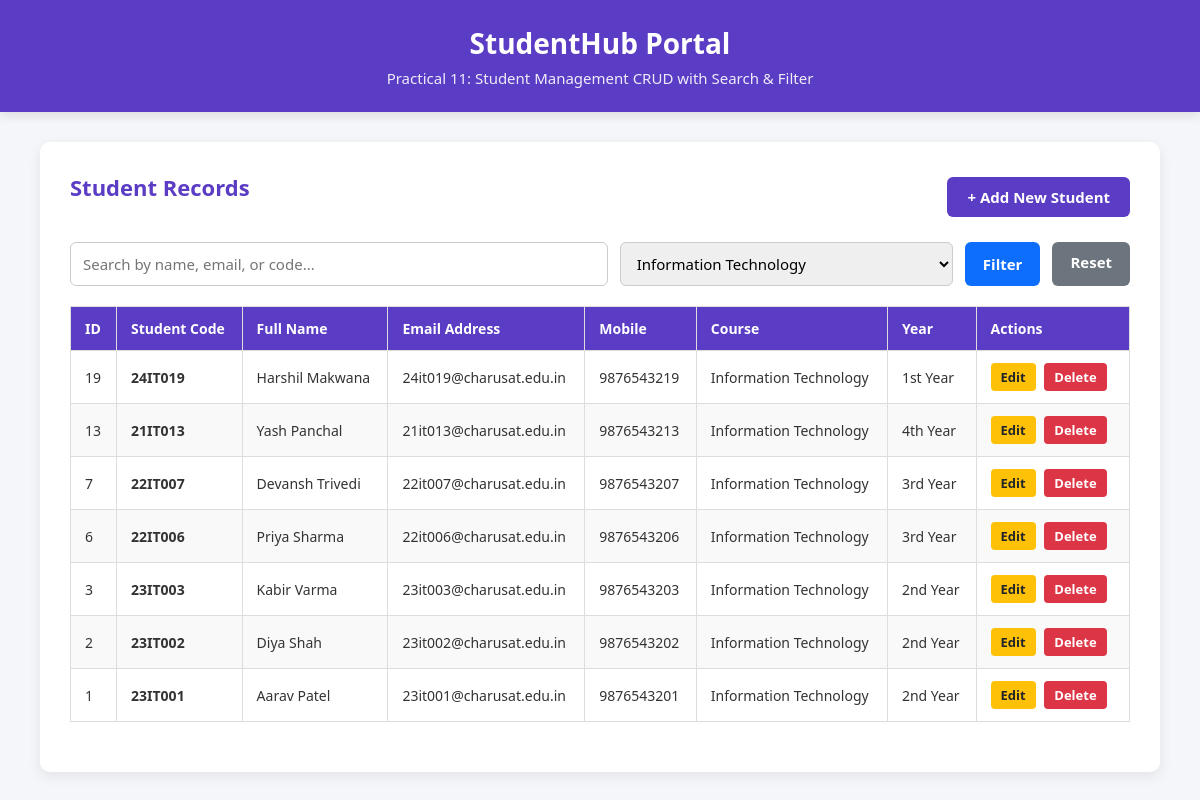
Page /index.php?course=Information Technology on the committed database.
### tables this page shows
CREATE TABLE IF NOT EXISTS students (
    student_id INT AUTO_INCREMENT PRIMARY KEY,
    student_code VARCHAR(20) NOT NULL UNIQUE,
    name VARCHAR(100) NOT NULL,
    email VARCHAR(100) NOT NULL UNIQUE,
    mobile VARCHAR(20) NOT NULL,
    course VARCHAR(50) NOT NULL,
    year VARCHAR(20) NOT NULL,
    created_at TIMESTAMP DEFAULT CURRENT_TIMESTAMP
);

### index.php (the view, shortened to what this page needs)
<?php
require_once "db.php";
$search = trim($_GET["search"] ?? "");
$courseFilter = trim($_GET["course"] ?? "");
$sql = "SELECT * FROM students WHERE 1=1";
$params = [];
$types = "";
if (!empty($courseFilter)) {
    $sql .= " AND course = ?";
    $params[] = $courseFilter;
    $types .= "s";
}
$sql .= " ORDER BY student_id DESC";
$stmt = $conn->prepare($sql);
if (!empty($params)) {
    $stmt->bind_param($types, ...$params);
}
$stmt->execute();
$result = $stmt->get_result();
?>
<!DOCTYPE html>
<html lang="en">
<head>
    <link rel="stylesheet" href="style.css">
</head>
<body>
    <div class="header">
        <h1>StudentHub Portal</h1>
        <p>Practical 11: Student Management CRUD with Search & Filter</p>
    </div>
    <div class="container container-wide">
        <div class="card">
            <div class="table-header">
                <h2>Student Records</h2>
                <a href="add_student.php" class="btn btn-primary">+ Add New Student</a>
            </div>
            <form action="index.php" method="GET" class="filter-form">
                <input type="text" name="search" placeholder="Search by name, email, or code..." value="<?php echo htmlspecialchars($search); ?>">
                <select name="course">
                    <option value="Information Technology" <?php echo $courseFilter === "Information Technology" ? "selected" : ""; ?>>Information Technology</option>
                </select>
                <button type="submit" class="btn btn-search">Filter</button>
                <?php if (!empty($search) || !empty($courseFilter)): ?>
                    <a href="index.php" class="btn btn-reset">Reset</a>
                <?php endif; ?>
            </form>
            <div class="table-responsive">
                <table>
                    <thead>
                        <tr>
                            <th>ID</th>
                            <th>Student Code</th>
                            <th>Full Name</th>
                            <th>Email Address</th>
                            <th>Mobile</th>
                            <th>Course</th>
                            <th>Year</th>
                            <th>Actions</th>
                        </tr>
                    </thead>
                    <tbody>
                        <?php if ($result && $result->num_rows > 0): ?>
                            <?php while ($row = $result->fetch_assoc()): ?>
                                <tr>
                                    <td><?php echo $row["student_id"]; ?></td>
                                    <td><strong><?php echo htmlspecialchars($row["student_code"]); ?></strong></td>
                                    <td><?php echo htmlspecialchars($row["name"]); ?></td>
                                    <td><?php echo htmlspecialchars($row["email"]); ?></td>
                                    <td><?php echo htmlspecialchars($row["mobile"]); ?></td>
                                    <td><?php echo htmlspecialchars($row["course"]); ?></td>
                                    <td><?php echo htmlspecialchars($row["year"]); ?></td>
                                    <td class="action-cell">
                                        <a href="edit_student.php?id=<?php echo $row["student_id"]; ?>" class="btn-sm btn-edit">Edit</a>
                                        <a href="delete_student.php?id=<?php echo $row["student_id"]; ?>" class="btn-sm btn-delete" onclick="return confirm('Are you sure you want to delete this student record?');">Delete</a>
                                    </td>
                                </tr>
                            <?php endwhile; ?>
                        <?php else: ?>
                            <tr>
                                <td colspan="8" style="text-align: center;">No matching student records found.</td>
                            </tr>
                        <?php endif; ?>
                    </tbody>
                </table>
            </div>
        </div>
    </div>
</body>
</html>

### style.css (style rules this page uses)
* { margin: 0; padding: 0; box-sizing: border-box; font-family: "Segoe UI", Tahoma, Geneva, Verdana, sans-serif; }
body { background-color: #f4f6f9; color: #333333; padding-bottom: 40px; }
.header { background-color: #5b3cc4; color: #ffffff; padding: 24px 20px; text-align: center; box-shadow: 0 4px 10px rgba(0, 0, 0, 0.1); }
.header h1 { font-size: 28px; margin-bottom: 6px; }
.header p { font-size: 15px; opacity: 0.9; }
.container { max-width: 550px; margin: 30px auto; padding: 0 15px; }
.container-wide { max-width: 1150px; }
.card { background: #ffffff; padding: 30px; border-radius: 10px; box-shadow: 0 4px 14px rgba(0, 0, 0, 0.08); }
.card h2 { color: #5b3cc4; margin-bottom: 20px; font-size: 22px; }
input[type="text"], input[type="email"], input[type="tel"], select { width: 100%; padding: 10px 12px; border: 1px solid #cccccc; border-radius: 6px; font-size: 15px; outline: none; transition: border-color 0.2s; }
.btn { display: inline-block; padding: 10px 20px; border-radius: 6px; font-size: 15px; font-weight: 600; text-decoration: none; text-align: center; cursor: pointer; border: none; transition: 0.2s; }
.btn-primary { background-color: #5b3cc4; color: #ffffff; width: 100%; }
.table-header .btn-primary { width: auto; }
.table-header { display: flex; justify-content: space-between; align-items: center; margin-bottom: 20px; }
.filter-form { display: flex; gap: 12px; margin-bottom: 20px; }
.filter-form input { flex: 2; }
.filter-form select { flex: 1.2; }
.btn-search { background-color: #0d6efd; color: #fff; padding: 10px 18px; }
.btn-reset { background-color: #6c757d; color: #fff; padding: 10px 18px; }
.table-responsive { overflow-x: auto; margin-bottom: 20px; }
table { width: 100%; border-collapse: collapse; }
table th, table td { padding: 12px 14px; border: 1px solid #dddddd; text-align: left; font-size: 14px; }
table th { background-color: #5b3cc4; color: #ffffff; }
table tr:nth-child(even) { background-color: #f9f9f9; }
.action-cell { white-space: nowrap; }
.btn-sm { display: inline-block; padding: 5px 10px; border-radius: 4px; font-size: 13px; font-weight: 600; text-decoration: none; margin-right: 5px; }
.btn-edit { background-color: #ffc107; color: #212529; }
.btn-delete { background-color: #dc3545; color: #ffffff; }

### rows in the picture
students: student_id "19", student_code "24IT019", name "Harshil Makwana", email "24it019@charusat.edu.in", mobile "9876543219", course "Information Technology", year "1st Year"
students: student_id "13", student_code "21IT013", name "Yash Panchal", email "21it013@charusat.edu.in", mobile "9876543213", course "Information Technology", year "4th Year"
students: student_id "7", student_code "22IT007", name "Devansh Trivedi", email "22it007@charusat.edu.in", mobile "9876543207", course "Information Technology", year "3rd Year"
students: student_id "6", student_code "22IT006", name "Priya Sharma", email "22it006@charusat.edu.in", mobile "9876543206", course "Information Technology", year "3rd Year"
students: student_id "3", student_code "23IT003", name "Kabir Varma", email "23it003@charusat.edu.in", mobile "9876543203", course "Information Technology", year "2nd Year"
students: student_id "2", student_code "23IT002", name "Diya Shah", email "23it002@charusat.edu.in", mobile "9876543202", course "Information Technology", year "2nd Year"
students: student_id "1", student_code "23IT001", name "Aarav Patel", email "23it001@charusat.edu.in", mobile "9876543201", course "Information Technology", year "2nd Year"
